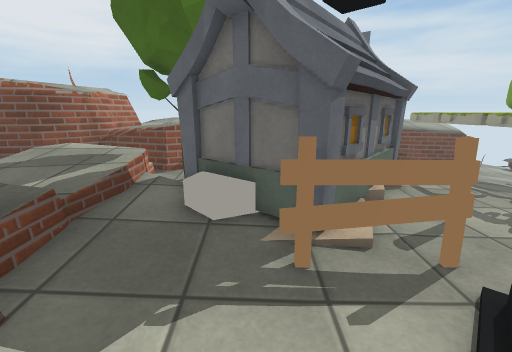
view 1 (above)

24 first-person views from a walk through a 3-D level made in the Unity game engine. The camera is 1.3 m above the floor, tilts 14° down and sees 90° across. The floor is counted in squares, 0.5 m on a side. Each view is taken from the middle of a square. On the plan, view 1 faces up. The plan holds only what a view shows up to about 18 squares ahead; the rest is blank. The place goes on beyond the plan. The player character is not drawn. Some surface patterns are stand-ins.

view 2
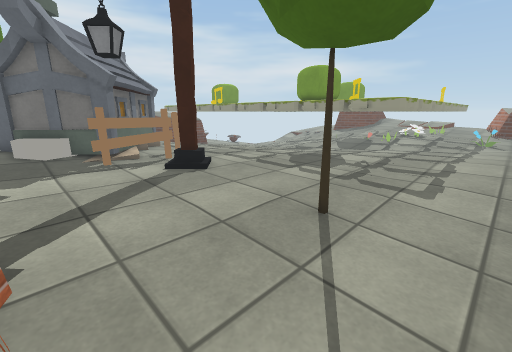

view 3
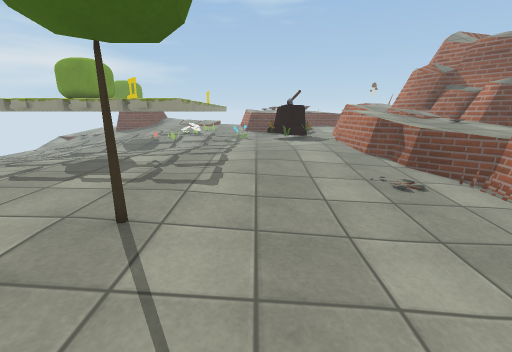

view 4
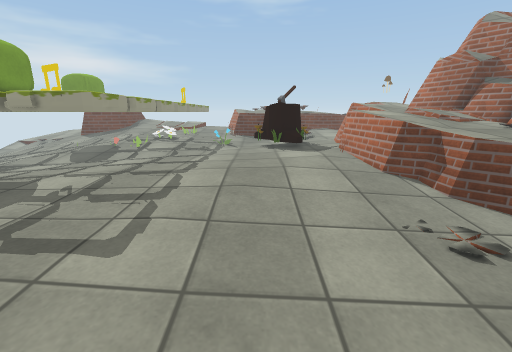

view 5
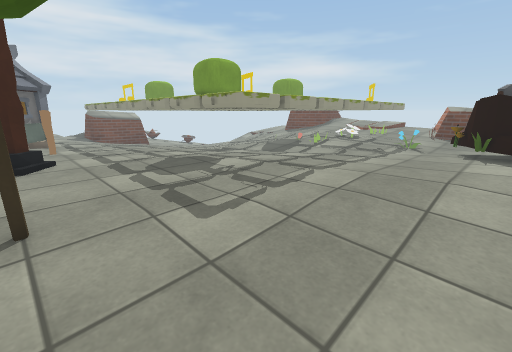

view 6
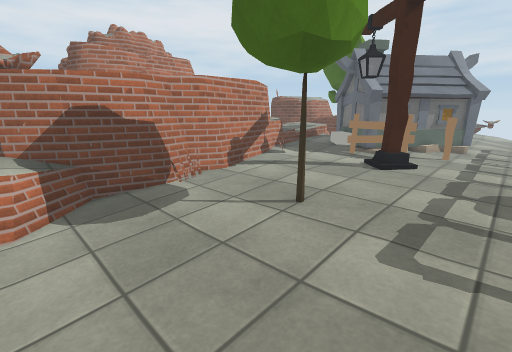

view 7
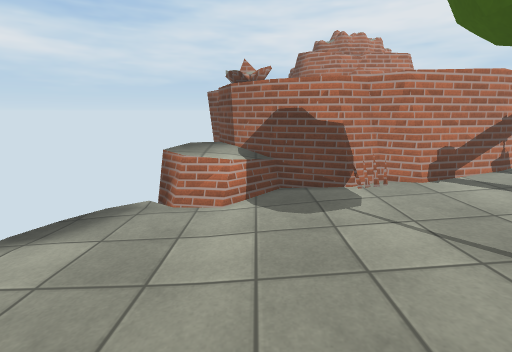

view 8
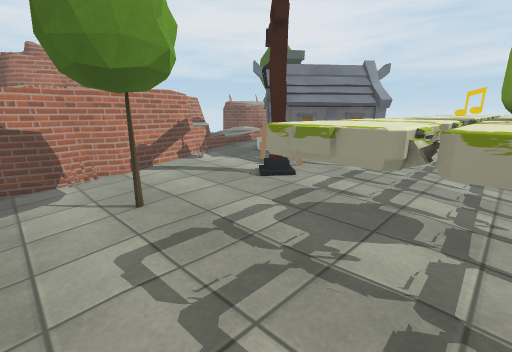

view 9
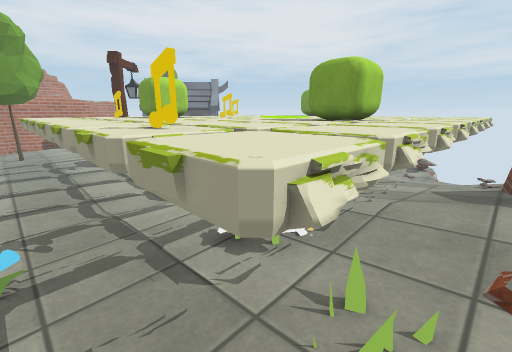

view 10
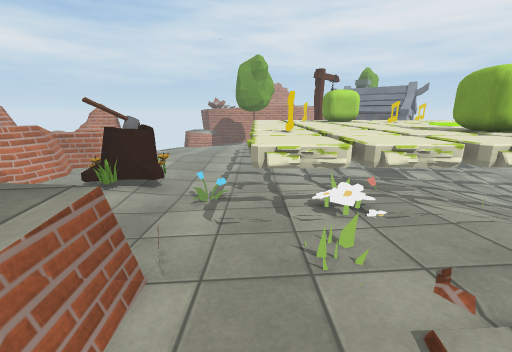

view 11
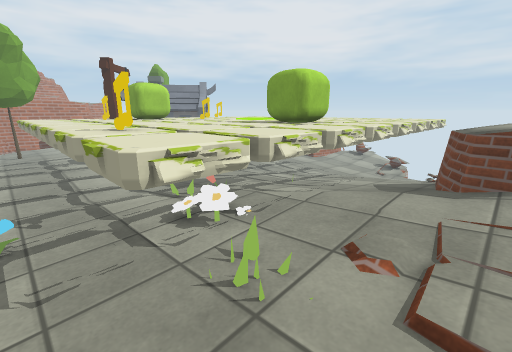

view 12
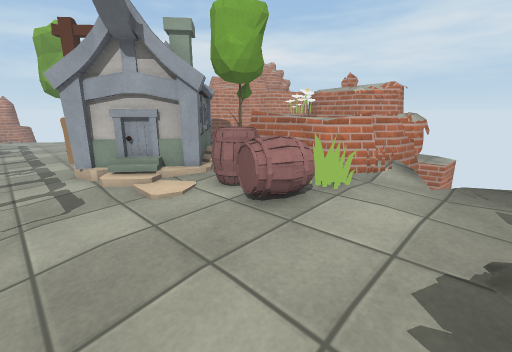

view 13
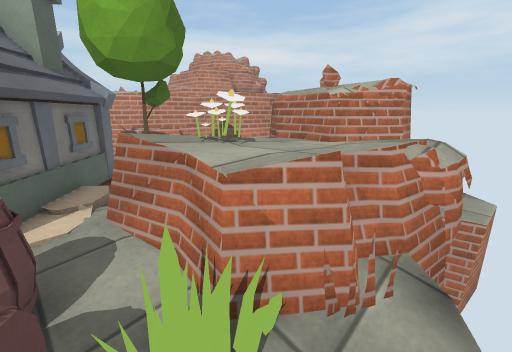

view 14
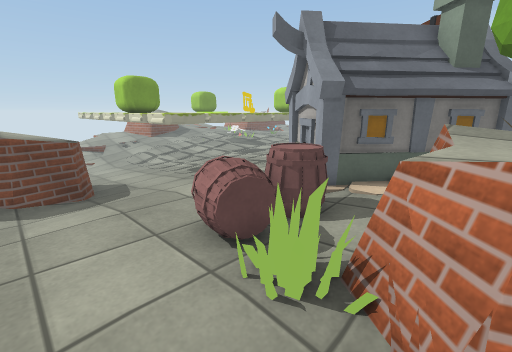

view 15
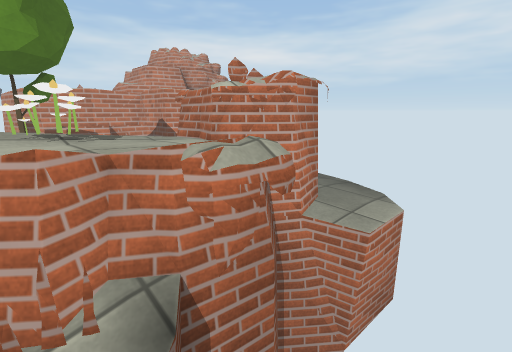

view 16
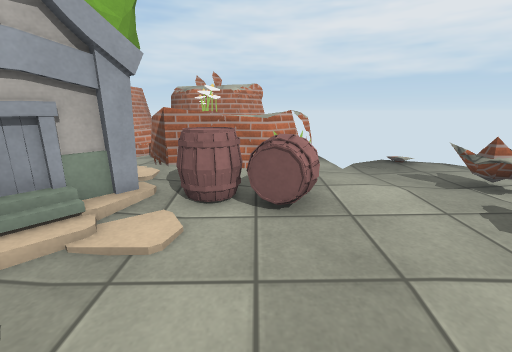

view 17
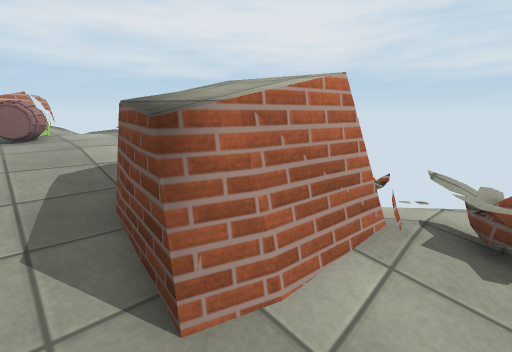

view 18
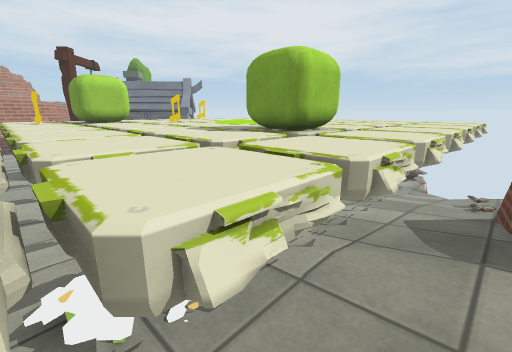

view 19
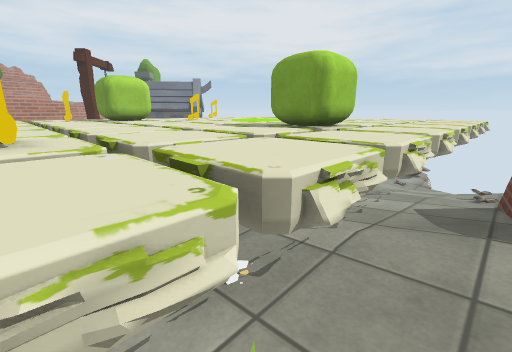

view 20
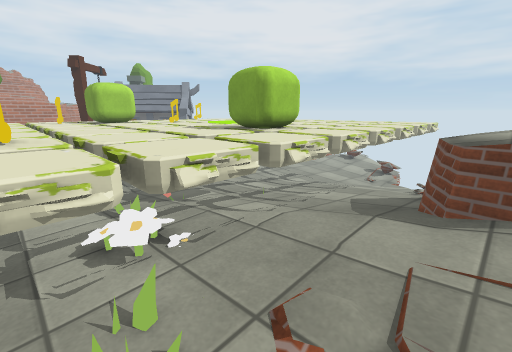

view 21
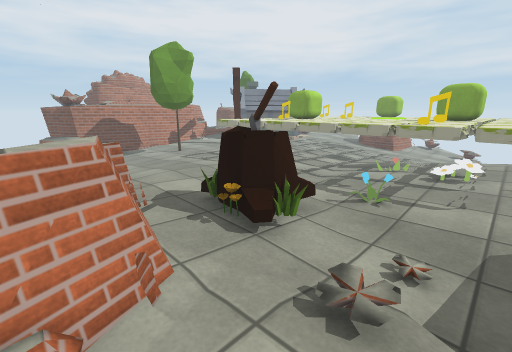

view 22
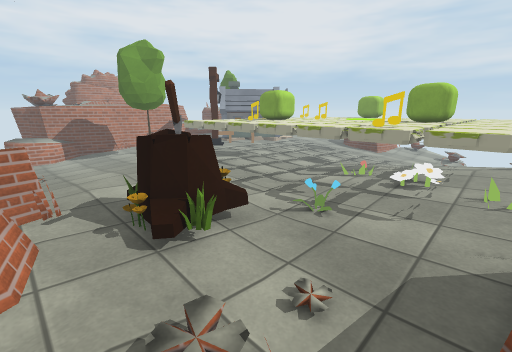

view 23
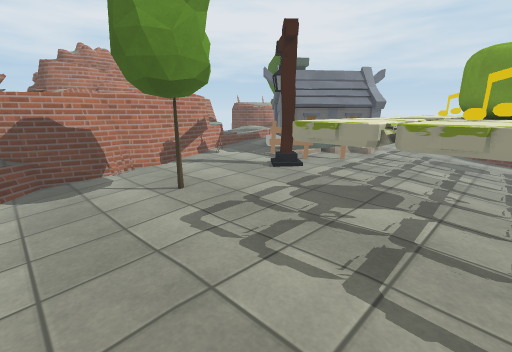

view 24
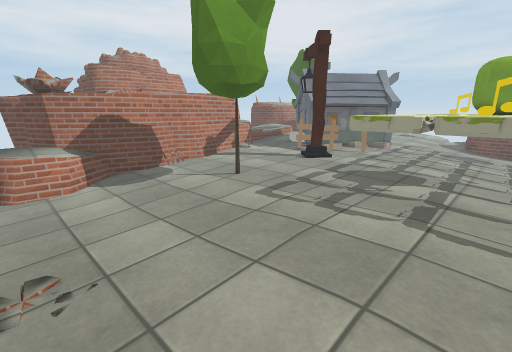

### Floor plan
Key: @ floor where view 1 was taken; # wall or solid block; x gap in a wall; . main floor; : floor 0.25 m higher than the main floor; - floor 0.25 m lower than the main floor; + floor 0.5 m higher than the main floor; _ floor 0.5 m lower than the main floor; * floor 0.75 m higher than the main floor; < floor 0.75 m lower than the main floor; % floor 1 m higher than the main floor; ( floor 1 m lower than the main floor; / step, stairs or slope; = window, fence, low wall or low ledge; ^ raised ledge; v drop or lower ground; O other object.
Columns run from 13 left of view 1 to 29 right of it. Each row starts with its distance up from view 1.
 20            .......= -  ^   #=/
 19            .........--^^^^^#__
 18         =vx.........--^^^^^#__
 17     .vv#^^==........--=^^^^=_<   ((
 16     ==v^^^^^=.OOO...---_==^=_<   <(
 15 -- ^^##^^^^^^:.OO....--_______   <(
 14 -x   ^#^^^^^^:OO.....^-#####     <<
 13     #^^^^^OO^:OO.....^           <<
 12     ^^^^^^^^^:OOO:...^^^             #-
 11     ^^#^^^^^=:OOOO/..^^^#            #-
 10    ### +#== :OOOOOO..^^^ ^           #-
  9      /***OOOOOO  OO..^^ ^^           #.
  8      /++++OOOO  OOO..^O#^^           #=
  7  ##== ++++:OOO OOO...^^^^^^^         ##^^
  6  ^^^#  +++::OOOOO.O..^^^^^^^       ###=^^
  5     ^   ++::/OOO.....^^^^^^^#     ###^:^^
  4     ^   %+::..OOOO...^^^^^^O^    ###^^:=^
  3     ^###%%...........^^^^O^^^^^ ##O^^^+++
  2       ^^^#=.....OO...^^^OOO^^^^^^^^^^^+++
  1    #^    ^#..........^^^OOO^^^^^OO^^^^:++
  0           #..@.......^^^^^^^^^^^O^^^^^:++
 -1           #..........^^^^O^^^^^^^^^O^OO++
 -2           #=.........^^^^^^^^^^^^^#^^O::+
 -3           ##.........^^^^^^^^^^^^^O^^O:::
 -4           #/-...O....^^^^^^^^^^^^^^^^^::: :
 -5           #=----......................:::
 -6           # -----................O....===
 -7           #--------................../^^^
 -8          ##---------................. ^^
 -9          #^=_-------.........OOOO....=
-10        ##^^^____-----........OOOO....=
-11        #^^^^_____----......::.OO+....
-12         ^^^x_____-----.... ==::::..::
-13           # ______-----.^^^^^:===.:: :
-14             ____//----^^^^^^^=^^==:
-15             ____  __=^^^^^^^^^^O^=  :

Where each view was taken, in squares from view 1:
view 1: 0 up, 0 right, facing up
view 2: 7 down, 2 left, facing up-right
view 3: 7 down, 2 left, facing right
view 4: 8 down, 2 right, facing right
view 5: 10 down, 3 right, facing up-right
view 6: 10 down, 7 right, facing up-left
view 7: 9 down, 7 right, facing left
view 8: 7 down, 11 right, facing up-left
view 9: 5 down, 25 right, facing up-left
view 10: 4 down, 29 right, facing left
view 11: 5 down, 27 right, facing up-left
view 12: 20 up, 7 right, facing down-left
view 13: 18 up, 1 right, facing down-left
view 14: 19 up, 2 left, facing down-right
view 15: 20 up, 2 left, facing down-left
view 16: 15 up, 8 right, facing left
view 17: 15 up, 16 right, facing up-left
view 18: 2 down, 25 right, facing up-left
view 19: 3 down, 25 right, facing up-left
view 20: 3 down, 27 right, facing up-left
view 21: 15 down, 23 right, facing up-left
view 22: 13 down, 24 right, facing up-left
view 23: 9 down, 12 right, facing up-left
view 24: 12 down, 12 right, facing up-left
